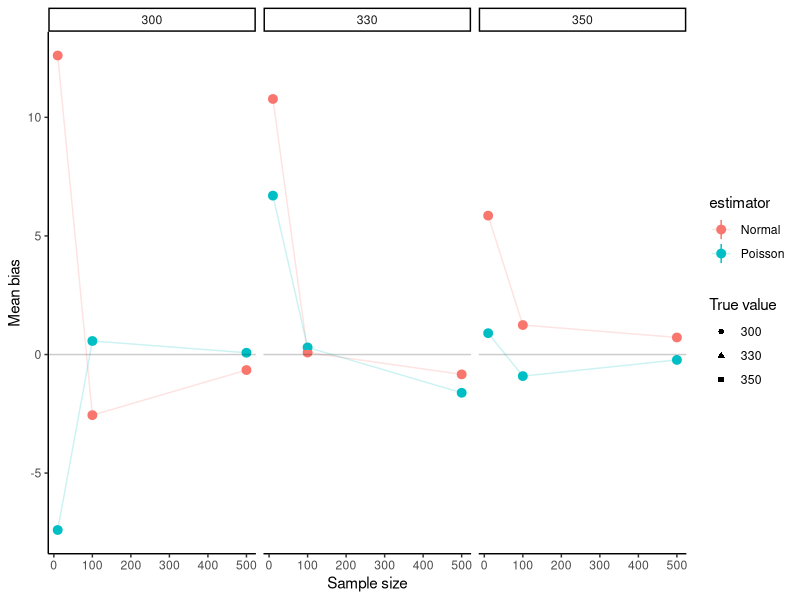

This figure's R source:
## ---- chunk 1
knitr::opts_chunk$set(echo = TRUE)
## ---- chunk 2
set.seed(222)
x_sim <- rpois(10, 327)
x_MLE <- sum(x_sim)/10
x_MLE
## ---- chunk 3
set.seed(222)
x_boot <- sample(x_sim, size=10, replace = T)
boot_MLE <- mean(x_boot)
boot_MLE
## ---- chunk 4
set.seed(222)
library(data.table)
result <- rbindlist(lapply(c(10, 100, 500), function(n){
  rbindlist(lapply(c(300, 330, 350), function(trueVal){
    x_pois <- rpois(n, trueVal)
    x_norm <- rnorm(n, trueVal, 20)
    
    #calculate lambda hat
    MLE_pois <- mean(x_pois)
    MLE_norm <- mean(x_norm)
    
    #calculate analytic variance
    var_pois <- sd(x_pois)^2
    var_norm <- sd(x_norm)^2
    
    # Return estimates in data table
    data.table(n = n, estimator = factor(c("Poisson", "Normal")), trueValue = trueVal,
               estimate = c(MLE_pois, MLE_norm), variances = c(var_pois, var_norm))
  }))
  }))
result
## ---- chunk 5
# Get results from simulation
bias_sim = result[, .(mean_bias = mean(estimate - trueValue),
                           lower_bias = quantile(estimate - trueValue, 0.025),
                           upper_bias = quantile(estimate - trueValue, 0.975)),
by = c("n", "trueValue", "estimator")]

mse_sim <- result[, .(mean_mse = mean((estimate - trueValue)^2),
                          lower_mse = quantile((estimate - trueValue)^2, 0.025),
                          upper_mse = quantile((estimate - trueValue)^2, 0.975)),
                      by = c("n", "trueValue", "estimator")]

estimator_var <- result[, .(var_est = var(estimate)), by = c("n", "trueValue", "estimator")]

library(ggplot2)
library(dplyr)
# Plot of bias, facet by beta
bias_sim %>%
  ggplot(aes(x = n, y = mean_bias, color = estimator)) + 
  geom_pointrange(aes(ymin = lower_bias, ymax = upper_bias)) + geom_line(alpha = 0.2) +
  geom_point(aes(shape = factor(trueValue))) +
  geom_abline(slope = 0, intercept = 0, alpha = 0.2) + facet_wrap(~trueValue) +
  scale_shape_discrete("True value") +
  labs(x = "Sample size", y = "Mean bias") +
  theme_classic()
## ---- chunk 6
set.seed(222)
library(data.table)
result <- rbindlist(lapply(c(10, 100, 500), function(n){
  rbindlist(lapply(c(300, 330, 350), function(trueVal){
    x_pois <- rpois(n, trueVal)
    x_norm <- rnorm(n, trueVal, 20)
    
    #calculate lambda hat
    MLE_pois <- mean(x_pois)
    MLE_norm <- mean(x_norm)
    
    #calculate analytic variance
    var_pois <- sd(x_pois)^2
    var_norm <- sd(x_norm)^2
    
    # Return estimates in data table
    data.table(n = n, estimator = factor(c("Poisson", "Normal")), trueValue = trueVal,
               estimate = c(MLE_pois, MLE_norm), variances = c(var_pois, var_norm))
  }))
  }))
result
## ---- chunk 7
sum(x_sim^2)/10
